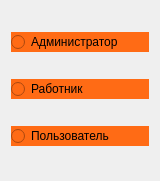
   <widget class="QWidget" name="verticalLayoutWidget">
    <property name="geometry">
     <rect>
      <x>610</x>
      <y>180</y>
      <width>160</width>
      <height>181</height>
     </rect>
    </property>
    <property name="palette">
     <palette>
      <active>
       <colorrole role="Text">
        <brush brushstyle="SolidPattern">
         <color alpha="255">
          <red>255</red>
          <green>70</green>
          <blue>73</blue>
         </color>
        </brush>
       </colorrole>
       <colorrole role="BrightText">
        <brush brushstyle="SolidPattern">
         <color alpha="255">
          <red>255</red>
          <green>70</green>
          <blue>73</blue>
         </color>
        </brush>
       </colorrole>
       <colorrole role="ButtonText">
        <brush brushstyle="SolidPattern">
         <color alpha="255">
          <red>255</red>
          <green>70</green>
          <blue>73</blue>
         </color>
        </brush>
       </colorrole>
      </active>
      <inactive>
       <colorrole role="Text">
        <brush brushstyle="SolidPattern">
         <color alpha="255">
          <red>255</red>
          <green>70</green>
          <blue>73</blue>
         </color>
        </brush>
       </colorrole>
       <colorrole role="BrightText">
        <brush brushstyle="SolidPattern">
         <color alpha="255">
          <red>255</red>
          <green>70</green>
          <blue>73</blue>
         </color>
        </brush>
       </colorrole>
       <colorrole role="ButtonText">
        <brush brushstyle="SolidPattern">
         <color alpha="255">
          <red>255</red>
          <green>70</green>
          <blue>73</blue>
         </color>
        </brush>
       </colorrole>
      </inactive>
      <disabled>
       <colorrole role="BrightText">
        <brush brushstyle="SolidPattern">
         <color alpha="255">
          <red>255</red>
          <green>70</green>
          <blue>73</blue>
         </color>
        </brush>
       </colorrole>
      </disabled>
     </palette>
    </property>
    <layout class="QVBoxLayout" name="verticalLayout">
     <item>
      <widget class="QRadioButton" name="Admin">
       <property name="palette">
        <palette>
         <active>
          <colorrole role="Button">
           <brush brushstyle="SolidPattern">
            <color alpha="255">
             <red>255</red>
             <green>107</green>
             <blue>21</blue>
            </color>
           </brush>
          </colorrole>
          <colorrole role="Text">
           <brush brushstyle="SolidPattern">
            <color alpha="255">
             <red>255</red>
             <green>70</green>
             <blue>73</blue>
            </color>
           </brush>
          </colorrole>
          <colorrole role="BrightText">
           <brush brushstyle="SolidPattern">
            <color alpha="255">
             <red>255</red>
             <green>70</green>
             <blue>73</blue>
            </color>
           </brush>
          </colorrole>
          <colorrole role="ButtonText">
           <brush brushstyle="SolidPattern">
            <color alpha="255">
             <red>255</red>
             <green>70</green>
             <blue>73</blue>
            </color>
           </brush>
          </colorrole>
          <colorrole role="Base">
           <brush brushstyle="SolidPattern">
            <color alpha="255">
             <red>255</red>
             <green>107</green>
             <blue>21</blue>
            </color>
           </brush>
          </colorrole>
          <colorrole role="Window">
           <brush brushstyle="SolidPattern">
            <color alpha="255">
             <red>255</red>
             <green>107</green>
             <blue>21</blue>
            </color>
           </brush>
          </colorrole>
         </active>
         <inactive>
          <colorrole role="Button">
           <brush brushstyle="SolidPattern">
            <color alpha="255">
             <red>255</red>
             <green>107</green>
             <blue>21</blue>
            </color>
           </brush>
          </colorrole>
          <colorrole role="Text">
           <brush brushstyle="SolidPattern">
            <color alpha="255">
             <red>255</red>
             <green>70</green>
             <blue>73</blue>
            </color>
           </brush>
          </colorrole>
          <colorrole role="BrightText">
           <brush brushstyle="SolidPattern">
            <color alpha="255">
             <red>255</red>
             <green>70</green>
             <blue>73</blue>
            </color>
           </brush>
          </colorrole>
          <colorrole role="ButtonText">
           <brush brushstyle="SolidPattern">
            <color alpha="255">
             <red>255</red>
             <green>70</green>
             <blue>73</blue>
            </color>
           </brush>
          </colorrole>
          <colorrole role="Base">
           <brush brushstyle="SolidPattern">
            <color alpha="255">
             <red>255</red>
             <green>107</green>
             <blue>21</blue>
            </color>
           </brush>
          </colorrole>
          <colorrole role="Window">
           <brush brushstyle="SolidPattern">
            <color alpha="255">
             <red>255</red>
             <green>107</green>
             <blue>21</blue>
            </color>
           </brush>
          </colorrole>
         </inactive>
         <disabled>
          <colorrole role="Button">
           <brush brushstyle="SolidPattern">
            <color alpha="255">
             <red>255</red>
             <green>107</green>
             <blue>21</blue>
            </color>
           </brush>
          </colorrole>
          <colorrole role="BrightText">
           <brush brushstyle="SolidPattern">
            <color alpha="255">
             <red>255</red>
             <green>70</green>
             <blue>73</blue>
            </color>
           </brush>
          </colorrole>
          <colorrole role="Base">
           <brush brushstyle="SolidPattern">
            <color alpha="255">
             <red>255</red>
             <green>107</green>
             <blue>21</blue>
            </color>
           </brush>
          </colorrole>
          <colorrole role="Window">
           <brush brushstyle="SolidPattern">
            <color alpha="255">
             <red>255</red>
             <green>107</green>
             <blue>21</blue>
            </color>
           </brush>
          </colorrole>
         </disabled>
        </palette>
       </property>
       <property name="styleSheet">
        <string notr="true">background-color:rgb(255, 107, 21)</string>
       </property>
       <property name="text">
        <string>Администратор</string>
       </property>
      </widget>
     </item>
     <item>
      <widget class="QRadioButton" name="Worker">
       <property name="palette">
        <palette>
         <active>
          <colorrole role="Button">
           <brush brushstyle="SolidPattern">
            <color alpha="255">
             <red>255</red>
             <green>107</green>
             <blue>21</blue>
            </color>
           </brush>
          </colorrole>
          <colorrole role="Text">
           <brush brushstyle="SolidPattern">
            <color alpha="255">
             <red>255</red>
             <green>70</green>
             <blue>73</blue>
            </color>
           </brush>
          </colorrole>
          <colorrole role="BrightText">
           <brush brushstyle="SolidPattern">
            <color alpha="255">
             <red>255</red>
             <green>70</green>
             <blue>73</blue>
            </color>
           </brush>
          </colorrole>
          <colorrole role="ButtonText">
           <brush brushstyle="SolidPattern">
            <color alpha="255">
             <red>255</red>
             <green>70</green>
             <blue>73</blue>
            </color>
           </brush>
          </colorrole>
          <colorrole role="Base">
           <brush brushstyle="SolidPattern">
            <color alpha="255">
             <red>255</red>
             <green>107</green>
             <blue>21</blue>
            </color>
           </brush>
          </colorrole>
          <colorrole role="Window">
           <brush brushstyle="SolidPattern">
            <color alpha="255">
             <red>255</red>
             <green>107</green>
             <blue>21</blue>
            </color>
           </brush>
          </colorrole>
         </active>
         <inactive>
          <colorrole role="Button">
           <brush brushstyle="SolidPattern">
            <color alpha="255">
             <red>255</red>
             <green>107</green>
             <blue>21</blue>
            </color>
           </brush>
          </colorrole>
          <colorrole role="Text">
           <brush brushstyle="SolidPattern">
            <color alpha="255">
             <red>255</red>
             <green>70</green>
             <blue>73</blue>
            </color>
           </brush>
          </colorrole>
          <colorrole role="BrightText">
           <brush brushstyle="SolidPattern">
            <color alpha="255">
             <red>255</red>
             <green>70</green>
             <blue>73</blue>
            </color>
           </brush>
          </colorrole>
          <colorrole role="ButtonText">
           <brush brushstyle="SolidPattern">
            <color alpha="255">
             <red>255</red>
             <green>70</green>
             <blue>73</blue>
            </color>
           </brush>
          </colorrole>
          <colorrole role="Base">
           <brush brushstyle="SolidPattern">
            <color alpha="255">
             <red>255</red>
             <green>107</green>
             <blue>21</blue>
            </color>
           </brush>
          </colorrole>
          <colorrole role="Window">
           <brush brushstyle="SolidPattern">
            <color alpha="255">
             <red>255</red>
             <green>107</green>
             <blue>21</blue>
            </color>
           </brush>
          </colorrole>
         </inactive>
         <disabled>
          <colorrole role="Button">
           <brush brushstyle="SolidPattern">
            <color alpha="255">
             <red>255</red>
             <green>107</green>
             <blue>21</blue>
            </color>
           </brush>
          </colorrole>
          <colorrole role="BrightText">
           <brush brushstyle="SolidPattern">
            <color alpha="255">
             <red>255</red>
             <green>70</green>
             <blue>73</blue>
            </color>
           </brush>
          </colorrole>
          <colorrole role="Base">
           <brush brushstyle="SolidPattern">
            <color alpha="255">
             <red>255</red>
             <green>107</green>
             <blue>21</blue>
            </color>
           </brush>
          </colorrole>
          <colorrole role="Window">
           <brush brushstyle="SolidPattern">
            <color alpha="255">
             <red>255</red>
             <green>107</green>
             <blue>21</blue>
            </color>
           </brush>
          </colorrole>
         </disabled>
        </palette>
       </property>
       <property name="styleSheet">
        <string notr="true">background-color:rgb(255, 107, 21)</string>
       </property>
       <property name="text">
        <string>Работник</string>
       </property>
      </widget>
     </item>
     <item>
      <widget class="QRadioButton" name="User">
       <property name="palette">
        <palette>
         <active>
          <colorrole role="Button">
           <brush brushstyle="SolidPattern">
            <color alpha="255">
             <red>255</red>
             <green>107</green>
             <blue>21</blue>
            </color>
           </brush>
          </colorrole>
          <colorrole role="Text">
           <brush brushstyle="SolidPattern">
            <color alpha="255">
             <red>255</red>
             <green>70</green>
             <blue>73</blue>
            </color>
           </brush>
          </colorrole>
          <colorrole role="BrightText">
           <brush brushstyle="SolidPattern">
            <color alpha="255">
             <red>255</red>
             <green>70</green>
             <blue>73</blue>
            </color>
           </brush>
          </colorrole>
          <colorrole role="ButtonText">
           <brush brushstyle="SolidPattern">
            <color alpha="255">
             <red>255</red>
             <green>70</green>
             <blue>73</blue>
            </color>
           </brush>
          </colorrole>
          <colorrole role="Base">
           <brush brushstyle="SolidPattern">
            <color alpha="255">
             <red>255</red>
             <green>107</green>
             <blue>21</blue>
            </color>
           </brush>
          </colorrole>
          <colorrole role="Window">
           <brush brushstyle="SolidPattern">
            <color alpha="255">
             <red>255</red>
             <green>107</green>
             <blue>21</blue>
            </color>
           </brush>
          </colorrole>
         </active>
         <inactive>
          <colorrole role="Button">
           <brush brushstyle="SolidPattern">
            <color alpha="255">
             <red>255</red>
             <green>107</green>
             <blue>21</blue>
            </color>
           </brush>
          </colorrole>
          <colorrole role="Text">
           <brush brushstyle="SolidPattern">
            <color alpha="255">
             <red>255</red>
             <green>70</green>
             <blue>73</blue>
            </color>
           </brush>
          </colorrole>
          <colorrole role="BrightText">
           <brush brushstyle="SolidPattern">
            <color alpha="255">
             <red>255</red>
             <green>70</green>
             <blue>73</blue>
            </color>
           </brush>
          </colorrole>
          <colorrole role="ButtonText">
           <brush brushstyle="SolidPattern">
            <color alpha="255">
             <red>255</red>
             <green>70</green>
             <blue>73</blue>
            </color>
           </brush>
          </colorrole>
          <colorrole role="Base">
           <brush brushstyle="SolidPattern">
            <color alpha="255">
             <red>255</red>
             <green>107</green>
             <blue>21</blue>
            </color>
           </brush>
          </colorrole>
          <colorrole role="Window">
           <brush brushstyle="SolidPattern">
            <color alpha="255">
             <red>255</red>
             <green>107</green>
             <blue>21</blue>
            </color>
           </brush>
          </colorrole>
         </inactive>
         <disabled>
          <colorrole role="Button">
           <brush brushstyle="SolidPattern">
            <color alpha="255">
             <red>255</red>
             <green>107</green>
             <blue>21</blue>
            </color>
           </brush>
          </colorrole>
          <colorrole role="BrightText">
           <brush brushstyle="SolidPattern">
            <color alpha="255">
             <red>255</red>
             <green>70</green>
             <blue>73</blue>
            </color>
           </brush>
          </colorrole>
          <colorrole role="Base">
           <brush brushstyle="SolidPattern">
            <color alpha="255">
             <red>255</red>
             <green>107</green>
             <blue>21</blue>
            </color>
           </brush>
          </colorrole>
          <colorrole role="Window">
           <brush brushstyle="SolidPattern">
            <color alpha="255">
             <red>255</red>
             <green>107</green>
             <blue>21</blue>
            </color>
           </brush>
          </colorrole>
         </disabled>
        </palette>
       </property>
       <property name="styleSheet">
        <string notr="true">background-color:rgb(255, 107, 21)</string>
       </property>
       <property name="text">
        <string>Пользователь</string>
       </property>
      </widget>
     </item>
    </layout>
   </widget>
